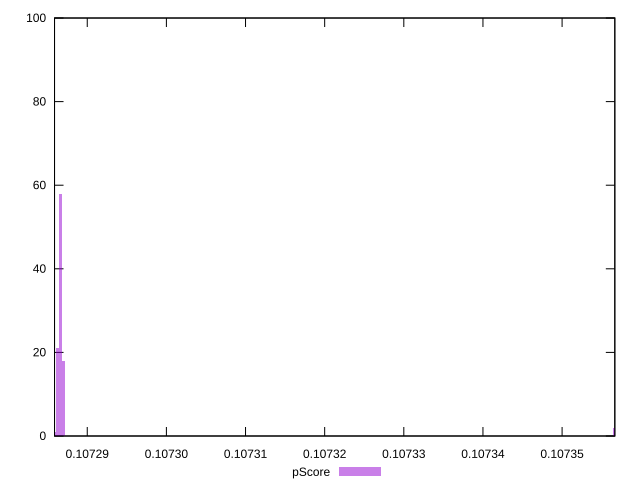

Generate this figure with gnuplot:
reset

$pScore <<EOF
0.10735662393307764 2
0.10728624201166939 21
0.10728697515668406 18
0.10728660858417673 58
0.10728587543916206 1
EOF

set key outside below
set boxwidth 3.6657250733467746e-7
set xrange [0.10728586509528654:0.10735666318449755]
set yrange [0:100]
set trange [0:100]
set style fill transparent solid 0.5 noborder
set terminal svg size 640, 490 enhanced background rgb 'white'
set output "report_00017_2021-02-10T15-08-03.406Z/uses-long-cache-ttl/samples/pages+cached+noadtech+nomedia/pScore/histogram.svg"

plot $pScore title "pScore" with boxes

reset
